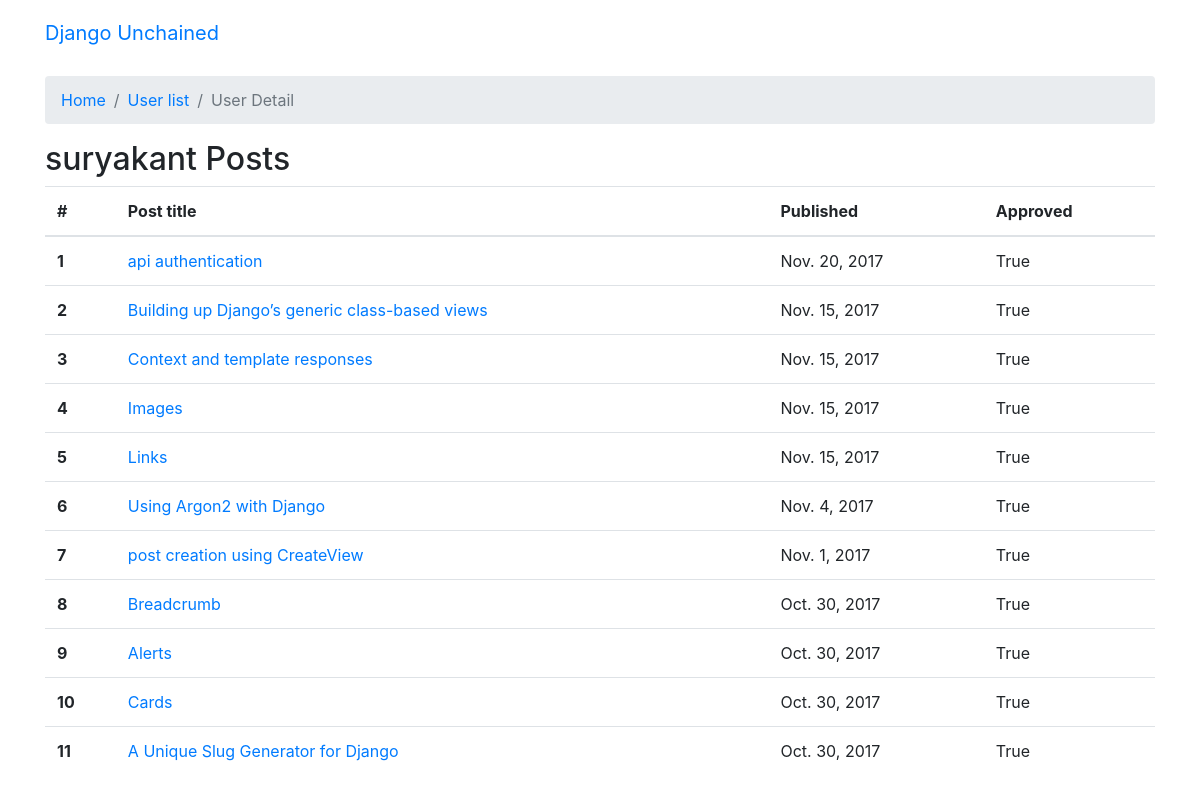
The page /api/users/2/detail/ (signed in) on the database its author committed.
### posts/models.py (models this page shows, shortened)
class Post(models.Model):
	user 			= models.ForeignKey(settings.AUTH_USER_MODEL, related_name = 'posts', default=1)
	title 			= models.CharField(max_length=120)
	slug 			= models.SlugField(unique=True)
	image 			= models.ImageField(upload_to='media/',
		null = True,
		blank=True,
		width_field="width_field",
		height_field="height_field"
		)
	height_field 	= models.IntegerField(default=0)
	width_field 	= models.IntegerField(default=0)
	content 		= models.TextField()
	draft 			= models.BooleanField(default = False)
	approved 		= models.BooleanField(default = False)
	publish 		= models.DateField(auto_now=False, auto_now_add=False, blank=True, null=True)
	read_time 		= models.IntegerField(default = 0)
	views 			= models.PositiveIntegerField(default=0)
	updated 		= models.DateTimeField(auto_now=True, auto_now_add=False)
	timestamp 		= models.DateTimeField(auto_now=False, auto_now_add=True)
	objects = PostManager()
	class Meta:
		verbose_name_plural = "01 Posts"
		ordering = ['-timestamp',]

### accounts/api/views.py (the view, shortened to what this page needs)
# urls.py: url(r'^(?P<pk>[0-9])+/detail/$', views.UserDetail.as_view(), name = 'user-detail'),
class UserDetail(APIView):
	renderer_classes = [TemplateHTMLRenderer]
	template_name = 'accounts/user_detail.html'
	permission_classes = (permissions.IsAuthenticated,)
	def get(self, request, pk):
		user_detail = get_object_or_404(User, pk=pk)
		serializer = UserDetailSerializer(user_detail, many=True)
		return Response({'user_detail': user_detail, 'serializer': serializer})

### posts/managers.py (called while the page is built)
	def get_queryset(self):
		return PostQuerySet(self.model, using = self._db)

### accounts/templates/accounts/user_detail.html (shortened to what this page needs)
{% extends 'base.html' %}
{% load humanize %}
{% block breadcrumb %}
	<li class="breadcrumb-item"><a href="{% url 'home' %}">Home</a></li>
	<li class="breadcrumb-item"><a href="{% url 'users-api:user-list' %}">User list</a></li>
	<li class="breadcrumb-item active">User Detail</li>
{% endblock %}
{% block content %}
	<h2>{{ user_detail.username }} Posts</h2>
	<table class="table">
	  <thead>
	    <tr>
	      <th>#</th>
	      <th>Post title</th>
	      <th>Published</th>
	      <th>Approved</th>
	    </tr>
	  </thead>
	  <tbody>
	  	{% for post in user_detail.posts.all %}
		    <tr>
		      <th scope="row">{{forloop.counter }}</th>
		      <td><a href="{% url 'posts:details' post.id %}">{{ post.title }}</a></td>
		      <td>{{ post.publish }}</td>
		      <td>{{ post.approved }}</td>
		    </tr>
		{% empty %}
			<td> Not posts yet!</td>
	    {% endfor %}
	  </tbody>
	</table>
{% endblock %}

### rows shown on the page
Post: title "api authentication", publish "Nov. 20, 2017", approved "True"
Post: title "Building up Django’s generic class-based views", publish "Nov. 15, 2017", approved "True"
Post: title "Context and template responses", publish "Nov. 15, 2017", approved "True"
Post: title "Images", publish "Nov. 15, 2017", approved "True"
Post: title "Links", publish "Nov. 15, 2017", approved "True"
Post: title "Using Argon2 with Django", publish "Nov. 4, 2017", approved "True"
Post: title "post creation using CreateView", publish "Nov. 1, 2017", approved "True"
Post: title "Breadcrumb", publish "Oct. 30, 2017", approved "True"
Post: title "Alerts", publish "Oct. 30, 2017", approved "True"
Post: title "Cards", publish "Oct. 30, 2017", approved "True"
Post: title "A Unique Slug Generator for Django", publish "Oct. 30, 2017", approved "True"

### other values the page prints
{{ user_detail.username }} "suryakant"
